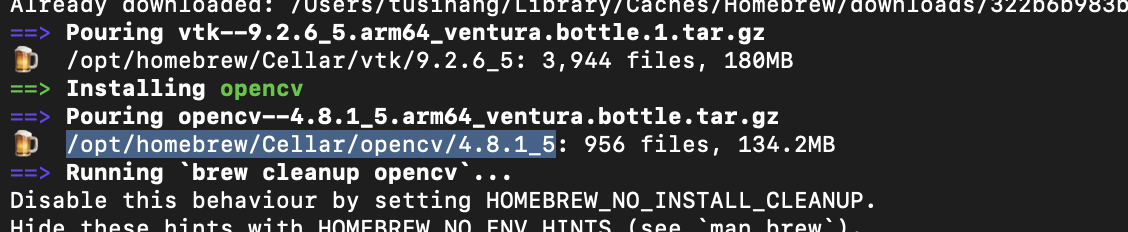
//> input picture 作业7/build/123.png, 1128 x 232 px
$ ./07_02   (built with g++ and OpenCV 4)
//> lines starting //> are read from the running program, lines starting //| are printed output that depends on the picture; after the words box and inside, x2 and y2 are one past the last pixel; in counts of white or black regions, pixels touching at a corner belong together
#include <opencv2/opencv.hpp>

int main() {
    cv::Mat originalImage = cv::imread("/Users/tusihang/Documents/hutuhouse/作业7/build/123.png");
//> originalImage is the input picture: 232 rows x 1128 cols, CV_8UC3; mean B, G, R 63, 61.6, 60.3

    if (originalImage.empty()) {
        std::cerr << "Error: Unable to load image." << std::endl;
        return -1;
    }

    cv::Mat grayImage;
    cv::cvtColor(originalImage, grayImage, cv::COLOR_BGR2GRAY);
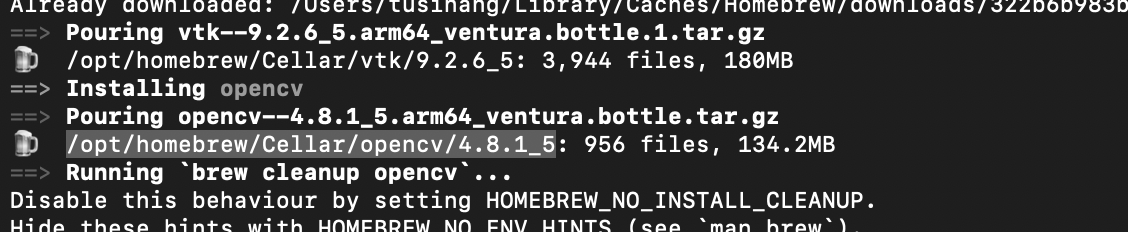
//> grayImage: 232 rows x 1128 cols, CV_8UC1; min 29, max 255, mean 61.4

    cv::Mat binaryImage;
    cv::threshold(grayImage, binaryImage, 128, 255, cv::THRESH_BINARY);
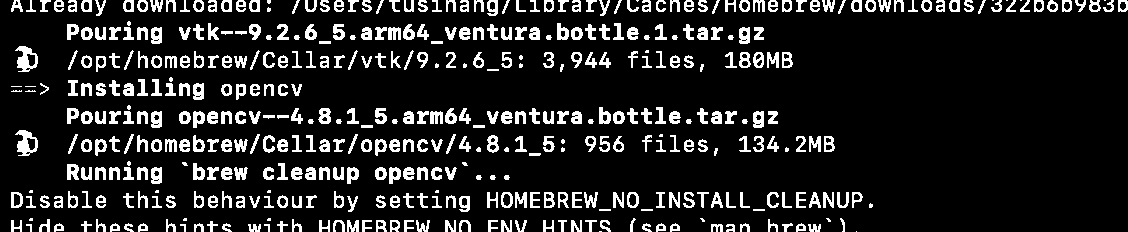
//> binaryImage: 232 rows x 1128 cols, CV_8UC1; 13.3% white; 460 white regions (38 under 20 px), largest, box (x1, y1, x2, y2) and area: (15, 130, 38, 156) 321, (15, 46, 38, 72) 320, (753, 111, 764, 128) 151

    cv::Mat blurredImage;
    cv::GaussianBlur(grayImage, blurredImage, cv::Size(5, 5), 0);
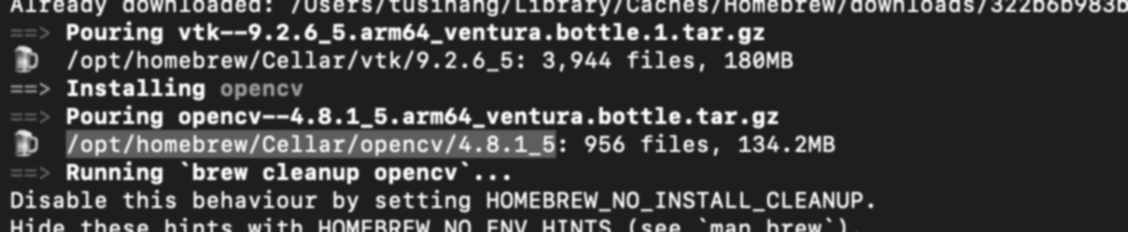
//> blurredImage: 232 rows x 1128 cols, CV_8UC1; min 30, max 253, mean 61.4

    cv::imshow("Original Image", originalImage);
    cv::imshow("Gray Image", grayImage);
    cv::imshow("Binary Image", binaryImage);
    cv::imshow("Blurred Image", blurredImage);

    cv::waitKey(0);

    return 0;
}//使用编译命令：cd "/Users/tusihang/Documents/hutuhouse/" && g++ -std=c++11 07_02.cpp `pkg-config --cflags --libs opencv4` -o 07_02 && "/Users/tusihang/Documents/hutuhouse/"07_02
